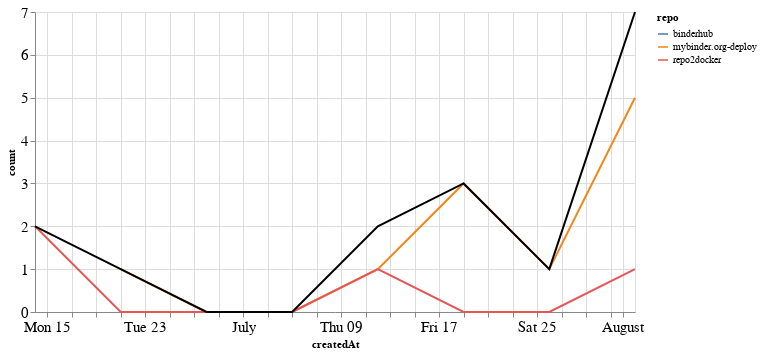

Source (notebook cell):
### Markdown cell above
## PRs

### Code cell
prs_time = prs.groupby('repo').resample('W', on='createdAt').count()['author'].reset_index()
prs_time = prs_time.rename(columns={'author': 'count'})
prs_time_total = prs_time.groupby('createdAt').agg({"count": "sum"}).reset_index()

ch1 = alt.Chart(prs_time, width=600).mark_line().encode(
    x='createdAt',
    y='count',
    color='repo',
    tooltip="repo"
)

ch2 = alt.Chart(prs_time_total, width=600).mark_line(color="black").encode(
    x='createdAt',
    y='count',
)

ch1 + ch2

### Figure 1 — Vega-Lite specification as saved in the notebook (floating-point values rounded to 4 significant figures)
{"config": {"axisLeft": {"labelFontSize": 15}, "axisBottom": {"labelFontSize": 15}}, "layer": [{"data": {"name": "data-4a30775bb909e13a3048b0984a821a5b"}, "mark": "line", "encoding": {"color": {"type": "nominal", "field": "repo"}, "tooltip": {"type": "nominal", "field": "repo"}, "x": {"type": "temporal", "field": "createdAt"}, "y": {"type": "quantitative", "field": "count"}}, "width": 600}, {"data": {"name": "data-788922092c897ca69ebbcdd8620ac4bb"}, "mark": {"type": "line", "color": "black"}, "encoding": {"x": {"type": "temporal", "field": "createdAt"}, "y": {"type": "quantitative", "field": "count"}}, "width": 600}], "$schema": "https://vega.github.io/schema/vega-lite/v4.8.1.json", "datasets": {"data-4a30775bb909e13a3048b0984a821a5b": [{"repo": "binderhub", "createdAt": "2020-08-02T00:00:00", "count": 1}, {"repo": "mybinder.org-deploy", "createdAt": "2020-06-21T00:00:00", "count": 1}, {"repo": "mybinder.org-deploy", "createdAt": "2020-06-28T00:00:00", "count": 0}, {"repo": "mybinder.org-deploy", "createdAt": "2020-07-05T00:00:00", "count": 0}, {"repo": "mybinder.org-deploy", "createdAt": "2020-07-12T00:00:00", "count": 1}, {"repo": "mybinder.org-deploy", "createdAt": "2020-07-19T00:00:00", "count": 3}, {"repo": "mybinder.org-deploy", "createdAt": "2020-07-26T00:00:00", "count": 1}, {"repo": "mybinder.org-deploy", "createdAt": "2020-08-02T00:00:00", "count": 5}, {"repo": "repo2docker", "createdAt": "2020-06-14T00:00:00", "count": 2}, {"repo": "repo2docker", "createdAt": "2020-06-21T00:00:00", "count": 0}, {"repo": "repo2docker", "createdAt": "2020-06-28T00:00:00", "count": 0}, {"repo": "repo2docker", "createdAt": "2020-07-05T00:00:00", "count": 0}, {"repo": "repo2docker", "createdAt": "2020-07-12T00:00:00", "count": 1}, {"repo": "repo2docker", "createdAt": "2020-07-19T00:00:00", "count": 0}, {"repo": "repo2docker", "createdAt": "2020-07-26T00:00:00", "count": 0}, {"repo": "repo2docker", "createdAt": "2020-08-02T00:00:00", "count": 1}], "data-788922092c897ca69ebbcdd8620ac4bb": [{"createdAt": "2020-06-14T00:00:00", "count": 2}, {"createdAt": "2020-06-21T00:00:00", "count": 1}, {"createdAt": "2020-06-28T00:00:00", "count": 0}, {"createdAt": "2020-07-05T00:00:00", "count": 0}, {"createdAt": "2020-07-12T00:00:00", "count": 2}, {"createdAt": "2020-07-19T00:00:00", "count": 3}, {"createdAt": "2020-07-26T00:00:00", "count": 1}, {"createdAt": "2020-08-02T00:00:00", "count": 7}]}}
